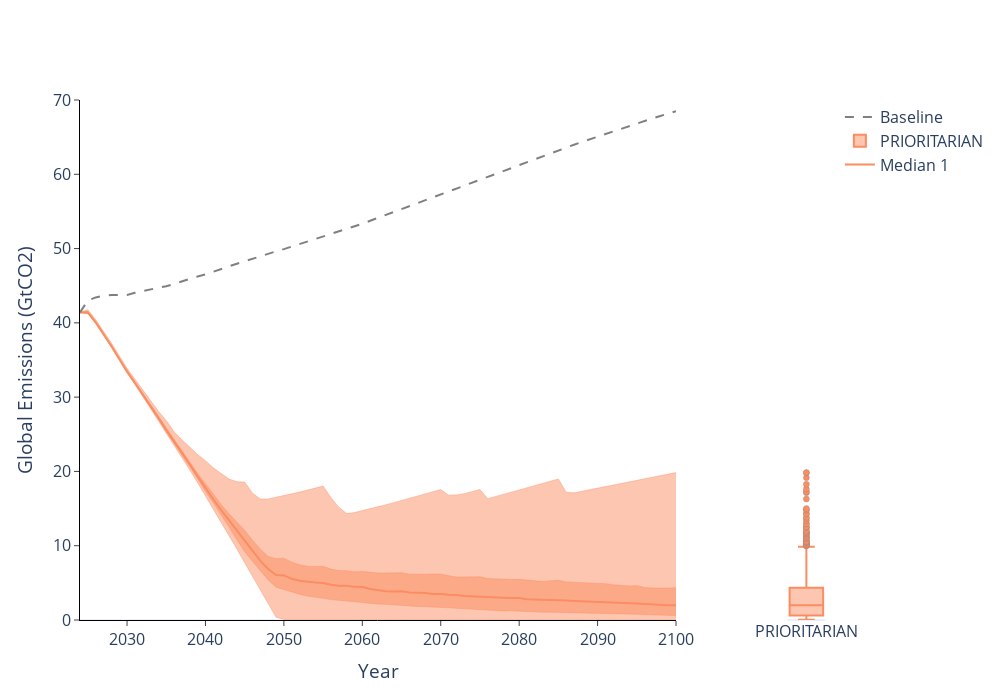

The code cell stored with this chart in its notebook:
### Code cell
from justice.util.visualizer import plot_emissions_comparison_with_boxplots

# Example usage
plot_emissions_comparison_with_boxplots(
    data_paths=[
        path + "PRIORITARIAN_idx1_SSP245_emissions.npy", #PRIORITARIAN_idx1_SSP245_constrained_emission_control_rate
    ],
    start_year=2015,
    end_year=2300,
    data_timestep=5,
    timestep=1,
    visualization_start_year=2024,
    visualization_end_year=2100,
    yaxis_range=[0, 70],
    opacity=0.001,
    plot_title="",
    xaxis_title="Year",
    yaxis_title="Global Emissions (GtCO2)",
    template="plotly_white",
    width=1000,
    height=700,
    baseline_path=path + "baseline_emissions_16.npy",
    output_path=path,
    saving=False,
    colors=[
        # "coral", 
        # "green",
        "rgba(252, 141, 98, 0.8)",
        # "rgba(141, 160, 203, 0.8)",#"rgba(0, 0, 255, 0.2)",
        ],
    median_colors=[
        # "red", 
        # "green",
        "rgba(252, 141, 98, 1)",
        # "rgba(141, 160, 203, 1)",
        #"rgba(0, 0, 255, 0.2)",
        ],
    baseline_color="gray",
    fontsize=16,
)
